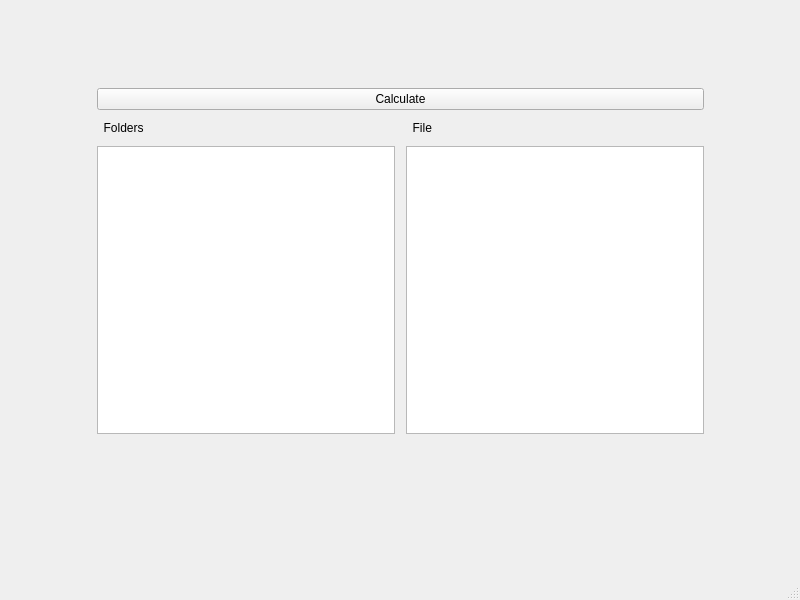
<?xml version="1.0" encoding="UTF-8"?>
<ui version="4.0">
 <class>MainWindow</class>
 <widget class="QMainWindow" name="MainWindow">
  <property name="geometry">
   <rect>
    <x>0</x>
    <y>0</y>
    <width>800</width>
    <height>600</height>
   </rect>
  </property>
  <property name="windowTitle">
   <string>MainWindow</string>
  </property>
  <widget class="QWidget" name="centralwidget">
   <widget class="QWidget" name="gridLayoutWidget">
    <property name="geometry">
     <rect>
      <x>90</x>
      <y>80</y>
      <width>621</width>
      <height>361</height>
     </rect>
    </property>
    <layout class="QGridLayout" name="gridLayout">
     <property name="sizeConstraint">
      <enum>QLayout::SetMaximumSize</enum>
     </property>
     <property name="leftMargin">
      <number>7</number>
     </property>
     <property name="topMargin">
      <number>8</number>
     </property>
     <property name="rightMargin">
      <number>7</number>
     </property>
     <property name="bottomMargin">
      <number>7</number>
     </property>
     <property name="spacing">
      <number>11</number>
     </property>
     <item row="2" column="1">
      <widget class="QTextEdit" name="fileCount"/>
     </item>
     <item row="1" column="0">
      <widget class="QLabel" name="label">
       <property name="text">
        <string>  Folders</string>
       </property>
      </widget>
     </item>
     <item row="2" column="0">
      <widget class="QTextEdit" name="folderCount"/>
     </item>
     <item row="1" column="1">
      <widget class="QLabel" name="label_2">
       <property name="sizePolicy">
        <sizepolicy hsizetype="Fixed" vsizetype="Preferred">
         <horstretch>0</horstretch>
         <verstretch>0</verstretch>
        </sizepolicy>
       </property>
       <property name="text">
        <string>  File</string>
       </property>
      </widget>
     </item>
     <item row="0" column="0" colspan="2">
      <widget class="QPushButton" name="calculateButton">
       <property name="text">
        <string>Calculate</string>
       </property>
      </widget>
     </item>
    </layout>
   </widget>
  </widget>
  <widget class="QMenuBar" name="menubar">
   <property name="geometry">
    <rect>
     <x>0</x>
     <y>0</y>
     <width>800</width>
     <height>22</height>
    </rect>
   </property>
  </widget>
  <widget class="QStatusBar" name="statusbar"/>
 </widget>
 <resources/>
 <connections/>
</ui>
